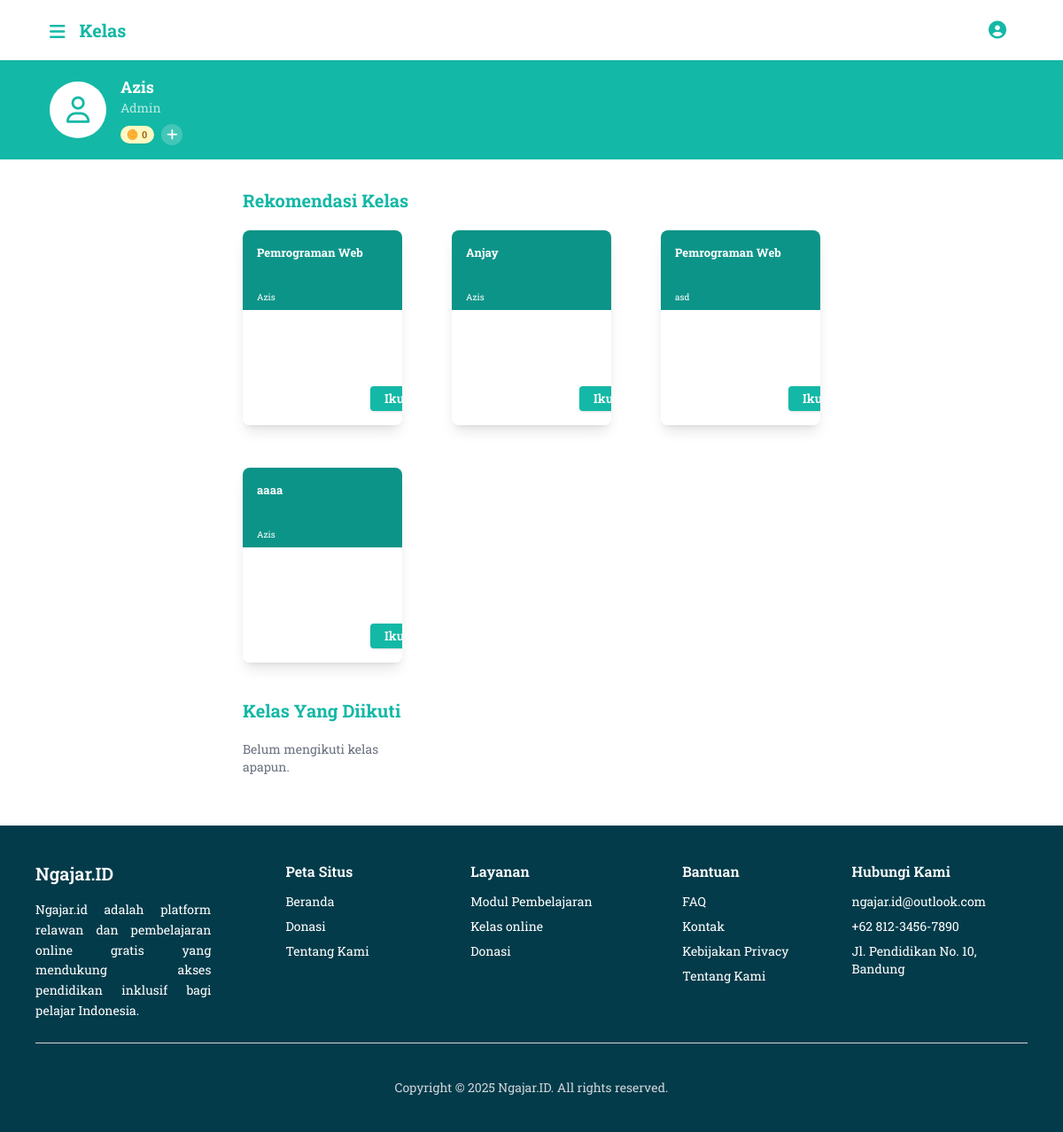
The page /Murid/murid_class.php (signed in) on the database as committed earlier.
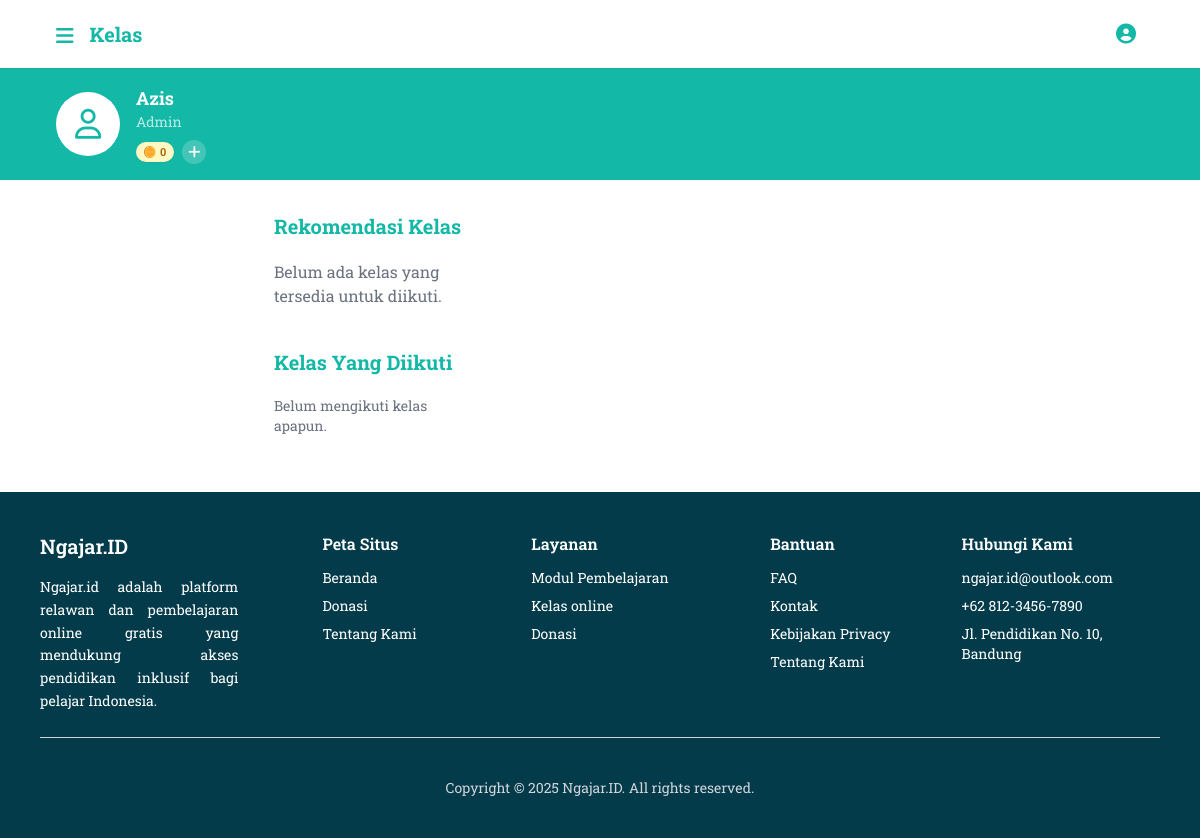
The same page on the database as committed later.
### tables this page shows
CREATE TABLE `users` (
  `user_id` int(11) NOT NULL,
  `name` varchar(100) DEFAULT NULL,
  `email` varchar(100) DEFAULT NULL,
  `password` varchar(255) DEFAULT NULL,
  `role` enum('murid','pengajar','admin') DEFAULT NULL,
  `status` enum('aktif','nonaktif') DEFAULT NULL,
  `created_at` timestamp NOT NULL DEFAULT current_timestamp()
);

CREATE TABLE `kelas` (
  `kelas_id` int(11) NOT NULL,
  `pengajar_id` int(11) DEFAULT NULL,
  `judul` varchar(150) DEFAULT NULL,
  `deskripsi` text DEFAULT NULL,
  `status` enum('aktif','selesai','ditolak') DEFAULT NULL,
  `created_at` timestamp NOT NULL DEFAULT current_timestamp()
);

### Murid/murid_class.php (the view, shortened to what this page needs)
<?php include '../Includes/DBkoneksi.php'; ?>
<?php
$id_pengguna = $_SESSION['user_id'] ?? null;
$kelas = [];
$kelas_diikuti = [];
$query = "SELECT k.kelas_id, k.judul, u.name AS relawan
FROM kelas k
JOIN users u ON k.pengajar_id = u.user_id
WHERE k.kelas_id NOT IN (
    SELECT kelas_id FROM kelas_peserta WHERE siswa_id = ?
)";
$stmt = $conn->prepare($query);
$stmt->bind_param("i", $id_pengguna);
$stmt->execute();
$result = $stmt->get_result();
while ($row = $result->fetch_assoc()) {
    $kelas[] = $row;
}
$token = 0;
if ($id_pengguna) {
    $stmt = $conn->prepare("SELECT jumlah FROM token WHERE user_id = ?");
    $stmt->bind_param("i", $id_pengguna);
    $stmt->execute();
    $stmt->bind_result($token);
}
?>
<!DOCTYPE html>
<html lang="id">
<head>
    <script src="https://cdn.tailwindcss.com"></script>
    <link rel="stylesheet" href="https://cdnjs.cloudflare.com/ajax/libs/font-awesome/6.4.0/css/all.min.css">
</head>
<body class="bg-white-50 font-roboto">
    <div class="flex flex-col min-h-screen">
        <header class="bg-white shadow-sm sticky top-0 z-30">
            <div class="max-w-6xl mx-auto px-4 sm:px-6 lg:px-8 py-3 flex items-center justify-between">
                <div class="flex items-center space-x-4">
                    <button id="hamburgerButton" class="text-teal-500 focus:outline-none mt-1">
                        <i class="fas fa-bars text-xl"></i>
                    </button>
                    <h1 class="text-xl font-bold text-teal-500 hidden sm:block">Kelas</h1>
                </div>
                <div class="flex items-center space-x-2 sm:space-x-4">
                    <?php include "../includes/Profile.php" ?>
                </div>
            </div>
        </header>
        <div class="bg-teal-500 py-4">
            <div class="max-w-6xl mx-auto px-4 sm:px-8 flex items-start justify-between">
                <div class="flex items-center space-x-4">
                    <div class="w-14 h-14 sm:w-16 sm:h-16 rounded-full bg-white flex items-center justify-center">
                        <i class="fa-regular fa-user text-teal-500 text-3xl"></i>
                    </div>
                    <div class="text-white">
                        <h2 class="font-bold text-base sm:text-lg leading-tight"><?php echo $namaPengguna; ?></h2>
                        <div class="text-white-200 opacity-70 text-xs sm:text-sm leading-tight">
                            <?php echo htmlspecialchars(ucfirst($rolePengguna)); ?>
                        </div>
                        <div class="mt-2 flex items-center space-x-2">
                            <div
                                class="flex items-center gap-1 bg-yellow-100 text-yellow-700 text-[11px] font-semibold px-2 py-0.5 rounded-full shadow-sm">
                                <img src="../img/coin.png" class="w-3 h-3" alt="Token">
                                <?php echo htmlspecialchars($token); ?>
                            </div>
                            <button id="openPopup"
                                class="bg-white bg-opacity-20 hover:bg-opacity-30 text-white rounded-full w-5 h-5 sm:w-6 sm:h-6 flex items-center justify-center">
                                <i class="fas fa-plus text-sm"></i>
                            </button>
                        </div>
                    </div>
                </div>
            </div>
        </div>
        <main class="max-w-6xl mx-[250px] px-4 sm:px-6 py-6">
            <section class="mb-8">
                <div class="flex items-center justify-between mb-3">
                    <h3 class="text-xl font-bold text-teal-500 py-2">Rekomendasi Kelas</h3>
                </div>
                <div class="grid grid-cols-1 md:grid-cols-2 lg:grid-cols-3 gap-x-14 gap-y-12">
                    <?php if (!empty($kelas)): ?>
                        <?php foreach ($kelas as $item): ?>
                            <div onclick="location.href='../pengajar/detail_kelas.php?id=<?= $item['kelas_id'] ?>'"
                                class="cursor-pointer w-full max-w-[361px] h-[220px] shadow-lg rounded-lg flex overflow-hidden transition-transform hover:scale-[1.02]">
                                <div class="flex-grow flex flex-col justify-between">
                                    <div class="bg-teal-600 h-[90px] p-4 flex justify-between items-start rounded-tr-lg">
                                        <div>
                                            <h3 class="font-roboto-slab font-bold text-white text-[13px] w-48 truncate">
                                                <?= htmlspecialchars($item['judul']) ?>
                                            </h3>
                                            <p class="font-roboto-slab text-white text-[10px] mt-8">
                                                <?= htmlspecialchars($item['relawan']) ?>
                                            </p>
                                        </div>
                                    </div>
                                    <div class="bg-white h-full p-4 rounded-br-lg flex items-end justify-end">
                                        <form action="" method="POST" onClick="event.stopPropagation();">
                                            <button type="submit" name="ikuti"
                                                class="text-sm bg-teal-500 hover:bg-teal-600 text-white font-semibold px-4 py-1 rounded shadow">
                                                Ikuti
                                            </button>
                                        </form>
                                    </div>
                                </div>
                            </div>
                        <?php endforeach; ?>
                    <?php else: ?>
                        <p class="text-gray-500">Belum ada kelas yang tersedia untuk diikuti.</p>
                    <?php endif; ?>
                </div>
            </section>
            <section class="mb-8">
                <div class="flex items-center justify-between mb-3">
                    <h3 class="text-xl font-bold text-teal-500 py-2">Kelas Yang Diikuti</h3>
                </div>
                <div class="grid grid-cols-1 md:grid-cols-2 lg:grid-cols-3 gap-x-14 gap-y-12">
                    <?php if (count($kelas_diikuti) > 0): ?>
                        <?php foreach ($kelas_diikuti as $kelas): ?>
                            <a href="../pengajar/detail_kelas.php?id=<?= $kelas['kelas_id'] ?>" class="block max-w-[361px] h-[207px] shadow-lg rounded-lg flex transition-transform hover:scale-[1.02]">
                                <div class="w-3 bg-cyan-950 rounded-l-lg"></div>
                                <div class="flex-grow">
                                    <div class="bg-teal-600 h-[90px] rounded-tr-lg p-4 flex justify-between items-start">
                                        <div>
                                            <h3 class="font-roboto-slab font-bold text-white text-[12.3px] w-48 truncate">
                                                <?= htmlspecialchars($kelas['judul']) ?>
                                            </h3>
                                            <p class="font-roboto-slab text-white text-[10px] mt-8">
                                                <?= htmlspecialchars($kelas['nama_pengajar']) ?>
                                            </p>
                                        </div>
                                        <form action="" method="POST" onClick="event.stopPropagation();">
                                            <input type="hidden" name="kelas_id" value="<?= $kelas['kelas_id'] ?>">
                                            <button type="submit" name="keluar"
                                                class="text-sm bg-red-500 hover:bg-gray-100 text-white font-semibold px-4 py-1 rounded shadow">
                                                Keluar
                                            </button>
                                        </form>
                                    </div>
                                    <div class="bg-white p-4 rounded-b-lg">
                                        <p class="font-roboto-slab font-bold text-cyan-950 text-[10px] line-clamp-3">
                                            <?= htmlspecialchars($kelas['deskripsi']) ?>
                                        </p>
                                    </div>
                                </div>
                            </a>
                        <?php endforeach; ?>
                    <?php else: ?>
                        <p class="text-sm text-gray-500">Belum mengikuti kelas apapun.</p>
                    <?php endif; ?>
                </div>
            </section>
        </main>
        <footer>
            <?php include '../Includes/Footer.php'; ?>
        </footer>
    </div>
</body>
</html>

### Includes/Profile.php (shortened to what this page needs)
<?php include '../Includes/DBkoneksi.php';?>
<?php
$namaPengguna = 'Pengguna';
$emailPengguna = 'user@email.com';
$rolePengguna = 'Guest';
if (isset($_SESSION['user_id']) && $conn) {
    $stmt = $conn->prepare("SELECT name, email, role FROM users WHERE user_id = ?");
    $stmt->bind_param("i", $_SESSION['user_id']);
    $stmt->execute();
    $stmt->bind_result($nama, $email, $role);
    if ($stmt->fetch()) {
        $namaPengguna = htmlspecialchars($nama);
    }
} else {
    $namaPengguna = htmlspecialchars($_SESSION['name'] ?? $namaPengguna);
    $emailPengguna = htmlspecialchars($_SESSION['email'] ?? $emailPengguna);
    $rolePengguna = ucfirst(htmlspecialchars($_SESSION['role'] ?? $rolePengguna));
}
?>
<!DOCTYPE html>
<html lang>
<?php
$rolePengguna = $_SESSION['role'] ?? 'murid';
?>
<head>
  <script src="https://cdn.tailwindcss.com"></script>
</head>
<body class="bg-gray-900 min-h-screen flex items-center justify-center">
<div class="relative">
    <button id="profileToggle" class="text-teal-500 hover:text-teal-500 p-2 rounded-full focus:outline-none">
        <i class="fas fa-user-circle text-xl"></i>
    </button>
</div>
</body>
</html>

### Includes/Footer.php (shortened to what this page needs)
<!DOCTYPE html>
<html lang="id">
<head>
  <script src="https://cdn.tailwindcss.com"></script>
</head>
<body class="bg-white font-roboto">
  <footer class="bg-[#033b4a] text-white py-10">
    <div class="max-w-6xl mx-auto px-4 grid grid-cols-1 md:grid-cols-5 gap-8 ">
      <div class="mx-auto">
        <h3 class="text-xl font-semibold mb-4">Ngajar.ID</h3>
        <p class="text-sm text-justify leading-relaxed">
          Ngajar.id adalah platform relawan dan pembelajaran online gratis yang mendukung akses pendidikan inklusif bagi pelajar Indonesia.
        </p>
      </div>
      <div class="mx-auto">
        <h4 class="text-base font-semibold mb-3">Peta Situs</h4>
        <ul class="space-y-2 text-sm">
          <li><a href="index.php" class="hover:underline">Beranda</a></li>
          <li><a href="donasi.php" class="hover:underline">Donasi</a></li>
          <li><a href="TentangKami.php" class="hover:underline">Tentang Kami</a></li>
        </ul>
      </div>
      <div class="mx-auto">
        <h4 class="text-base font-semibold mb-3">Layanan</h4>
        <ul class="space-y-2 text-sm">
          <li><a href="#" class="hover:underline">Modul Pembelajaran</a></li>
          <li><a href="#" class="hover:underline">Kelas online</a></li>
          <li><a href="#" class="hover:underline">Donasi</a></li>
        </ul>
      </div>
      <div class="mx-auto">
        <h4 class="text-base font-semibold mb-3">Bantuan</h4>
        <ul class="space-y-2 text-sm">
          <li><a href="#" class="hover:underline">FAQ</a></li>
          <li><a href="#" class="hover:underline">Kontak</a></li>
          <li><a href="#" class="hover:underline">Kebijakan Privacy</a></li>
          <li><a href="TentangKami.php" class="hover:underline">Tentang Kami</a></li>
        </ul>
      </div>
      <div class="mx-auto">
        <h4 class="text-base font-semibold mb-3">Hubungi Kami</h4>
        <ul class="space-y-2 text-sm">
          <li><a href="ngajar.id@outlook.com" class="hover:underline">ngajar.id@outlook.com</a></li>
          <li><a href="tel:+6281234567890" class="hover:underline">+62 812-3456-7890</a></li>
          <li><span class="block">Jl. Pendidikan No. 10, Bandung</span></li>
        </ul>
      </div>
    </div>
    <div class="max-w-6xl mx-auto px-4">
      <hr class="border-t border-gray-300 my-6">
    </div>
    <div class="mt-10 text-center text-sm text-gray-300">
      <p>Copyright © 2025 Ngajar.ID. All rights reserved.</p>
    </div>
  </footer>
</body>
</html>

### Includes/sidebar.php (style rules this page uses)
body { font-family: 'Roboto Slab', serif; }

Rows that differ between the two databases and show on the page:
removed kelas: judul "Pemrograman Web", pengajar.name "Azis"
removed kelas: judul "Anjay", pengajar.name "Azis"
removed kelas: judul "Pemrograman Web", pengajar.name "asd"
removed kelas: judul "aaaa", pengajar.name "Azis"
Other text that changed with them:
text now shown: "Belum ada kelas yang tersedia untuk diikuti."
